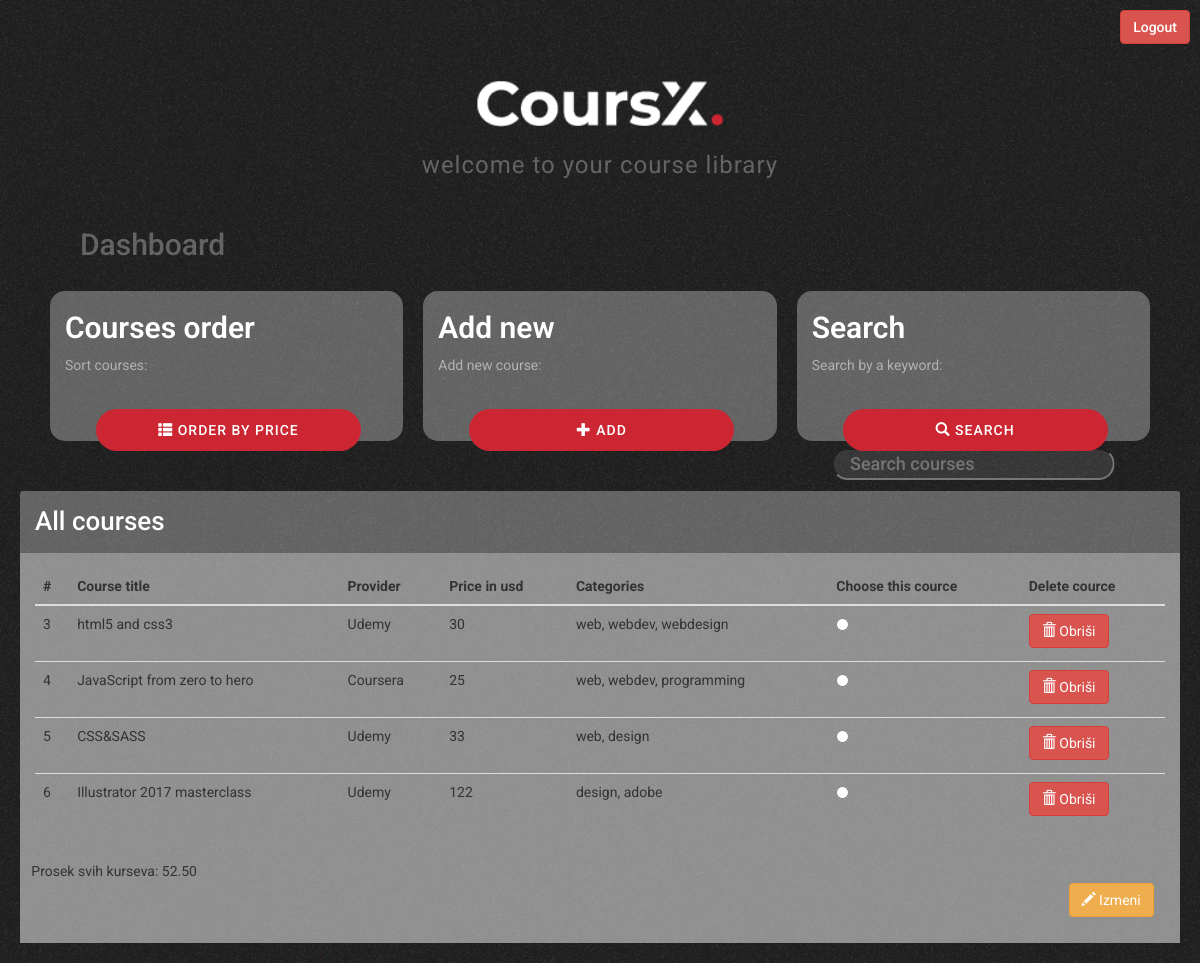
The page /home.php (signed in) on the database its author committed.
### tables this page shows
CREATE TABLE `course` (
  `id` int(10) UNSIGNED NOT NULL,
  `naziv` varchar(100) DEFAULT NULL,
  `provajder` varchar(100) DEFAULT NULL,
  `opis` varchar(100) DEFAULT NULL,
  `cena` decimal(10,0) DEFAULT NULL
);

### model/course.php (called while the page is built, shortened)
<?php
class Course
{
    public static function getAll(mysqli $conn)
    {
        $q = "SELECT * FROM course";
        return $conn->query($q);
    }
    public static function average($text, mysqli $conn)
    {
        $query = "SELECT ROUND(AVG(cena),2) FROM course WHERE provajder LIKE '%$text%';";
        return $conn->query($query)->fetch_array()[0];
    }
}

### home.php (the view, shortened to what this page needs)
<?php
include "dbBroker.php";
include "model/course.php";
if (isset($_GET['search']))
    $result = Course::search($_GET['search'], $conn);
elseif (isset($_GET['sort']))
    $result = Course::sort($_GET['sort'], $conn);
else
    $result = Course::getAll($conn);
?>
<!DOCTYPE html>
<html lang="en">
<head>
    <link rel="stylesheet" href="https://cdnjs.cloudflare.com/ajax/libs/font-awesome/4.7.0/css/font-awesome.min.css">
    <link rel="stylesheet" href="https://maxcdn.bootstrapcdn.com/bootstrap/3.3.7/css/bootstrap.min.css">
    <link rel="stylesheet" type="text/css" href="css/home.css">
</head>
<body>
    <div class="heading-section">
        <img src="img/logo-white.png" alt="Logo" class="logo">
        <h3 class="heading-text">welcome to your course library</h3>
    </div>
    <h2 class="heading-text align-left" style="margin-bottom: 30px">Dashboard</h2>
    <div class="menu-section row">
        <div class="col-md-4 menu-section-item">
            <h2 style="font-weight: 600; color: white">Courses order</h2>
            <p style="color: rgba(255,255,255,.5)">Sort courses:</p>
            <form action="?sort" method="get">
                <button id="btn" class="btn btn-info btn-block"><i class="glyphicon glyphicon-th-list"></i> Order by price
                </button>
            </form>
        </div>
        <div class="col-md-4 menu-section-item">
            <h2 style="font-weight: 600; color: white">Add new</h2>
            <p style="color: rgba(255,255,255,.5)">Add new course:</p>
            <button id="btn-dodaj" type="button" class="btn btn-success btn-block" data-toggle="modal" data-target="#myModal"><i class="glyphicon glyphicon-plus"></i> Add
            </button>
        </div>
        <div class="col-md-4 menu-section-item">
            <h2 style="font-weight: 600; color: white">Search</h2>
            <p style="color: rgba(255,255,255,.5)">Search by a keyword: </p>
            <form action="?search" method="get">
                <input type="text" name='search' class="forma1" placeholder="Search courses">
                <button id="btn-pretraga" class="btn btn-warning btn-block">
                    <i class="glyphicon glyphicon-search"></i> Search
                </button>
            </form>
        </div>
    </div>
    <div id="pregled" class="panel panel-success">
        <div class="panel-heading">All courses</div>
        <div class="panel-body">
            <table id="myTable" class="table table-hover table-striped">
                <thead>
                    <tr>
                        <th scope="col">#</th>
                        <th scope="col">Course title</th>
                        <th scope="col">Provider</th>
                        <th scope="col">Price in usd</th>
                        <th scope="col">Categories</th>
                        <th scope="col">Choose this cource</th>
                        <th scope="col">Delete cource</th>
                    </tr>
                </thead>
                <tbody>
                    <?php
                    while ($red = $result->fetch_array()) {
                    ?>
                        <tr>
                            <td><?php echo $red["id"] ?></td>
                            <td><?php echo $red["naziv"] ?></td>
                            <td><?php echo $red["provajder"] ?></td>
                            <td><?php echo $red["cena"] ?></td>
                            <td><?php echo $red["opis"] ?></td>
                            <td>
                                <label class="custom-radio-btn">
                                    <input type="radio" name="checked-donut" value=<?php echo $red["id"] ?>>
                                </label>
                            </td>
                            <td>
                                <label class="custom-radio-btn">
                                    <form action="handler/delete.php" method="post">
                                        <button id="btn-obrisi" class="btn btn-danger"><i class="glyphicon glyphicon-trash"></i> Obriši
                                        </button>
                                    </form>
                                </label>
                            </td>
                        </tr>
                    <?php
                    }
                    ?>
                </tbody>
            </table>
            <div class="row" style="padding: 1%">
                <div>
                    Prosek svih kurseva:
                    <?php echo Course::average(isset($_GET['search']) ? $_GET['search'] : '', $conn) ?>
                </div>
                <div class="col-md-12" style="text-align: right">
                    <button id="btn-izmeni" class="btn btn-warning" data-toggle="modal" data-target="#izmeniModal"><i class="glyphicon glyphicon-pencil"></i> Izmeni
                    </button>
                </div>
            </div>
        </div>
    </div>
    <a href="home.php?logout=true">
        <button id="logout" type="button" class="btn btn-danger">Logout</button>
    </a>
</body>
</html>

### css/home.css (style rules this page uses)
* { font-family: "Roboto"; }
html { box-sizing: border-box; font-size: 62.5%; position: relative; }
body { margin: 0; font-family: "Roboto", sans-serif; font-weight: 400; line-height: 1.6; background-image: url("../img/space-background.png"); background-size: cover; background-repeat: no-repeat; min-height: 100vh; }
.heading-section { display: flex; justify-content: center; align-items: center; flex-direction: column; color: white; padding-bottom: 20px; }
.heading-text.align-left { color: rgba(255, 255, 255, 0.3); padding-left: 80px; }
.heading-section img { margin-top: 80px; margin-bottom: 5px; width: 250px; }
.heading-section .heading-text { text-align: center; color: rgba(255, 255, 255, 0.3); font-weight: 400; letter-spacing: 1px; }
.menu-section { margin: 0px 50px; display: flex; margin-bottom: 50px; height: 150px; }
.menu-section > .menu-section-item { background-color: rgba(255, 255, 255, 0.3); border-radius: 15px; position: relative; padding-bottom: 30px; }
.menu-section > .menu-section-item:not(:last-child) { margin-right: 20px; }
.menu-section-item .btn { font-family: "Roboto"; font-weight: 500; font-size: 14px; text-transform: uppercase; color: white; background-color: #cd2633; border: none; width: 75%; padding: 11px; border-radius: 200px; letter-spacing: 1px; margin: 0px auto; margin-top: 20px; transition: 0.2s all; position: absolute; bottom: -10px; left: 46px; }
#logout { position: absolute; top: 10px; right: 10px; font-weight: 500; font-size: 14px; }
.panel { border: none; border-radius: 10px; padding: 0px 20px; background-color: transparent; }
.panel .panel-body { background-color: rgba(255, 255, 255, 0.5); }
.panel .panel-heading { color: white; font-size: 26px; font-weight: 500; border: none; background-color: rgba(255, 255, 255, 0.3); }
.table tr { background-color: transparent !important; }
.forma1 { position: absolute; bottom: -39px; left: 50%; transform: translatex(-50%); width: 80%; background-color: rgba(255, 255, 255, 0.1); color: white; border-radius: 20px; font-size: 18px; font-weight: 500; padding: 0px 16px; }

### rows shown on the page
course: id "3", naziv "html5 and css3", provajder "Udemy", cena "30", opis "web, webdev, webdesign"
course: id "4", naziv "JavaScript from zero to hero", provajder "Coursera", cena "25", opis "web, webdev, programming"
course: id "5", naziv "CSS&SASS", provajder "Udemy", cena "33", opis "web, design"
course: id "6", naziv "Illustrator 2017 masterclass", provajder "Udemy", cena "122", opis "design, adobe"

### other values the page prints
Course::average(isset($_GET['search']) ? $_GET['search'] : '', $conn) "52.50"
